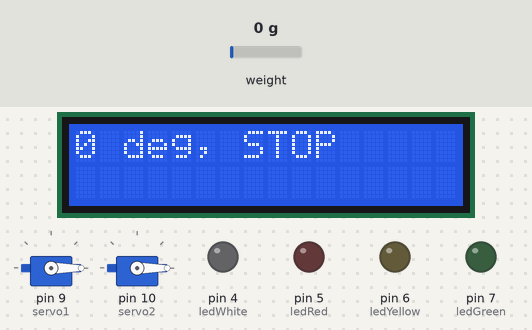
Bench run of a sketch on a simulated Arduino Uno, built with avr-gcc and run on an emulated ATmega328P. Parts: 2 × servo, 16×2 character LCD, output pins drawn as LEDs (lit = HIGH). Dashed ring = blinking. Inputs (shaded band) come from the test bench; at power-on: weight on the scale 0 g. What the sketch prints to the serial monitor is not drawn.

Above: at 7.8 s.
At 9.9 s:
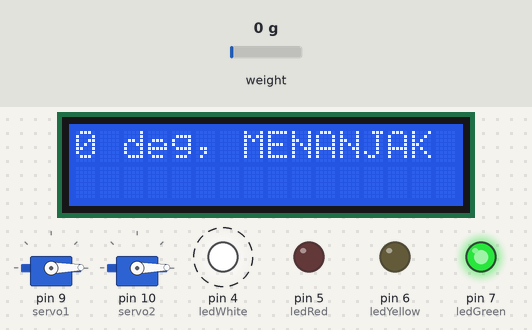
10.0 s: weight on the scale set to 3 g
At 11.7 s:
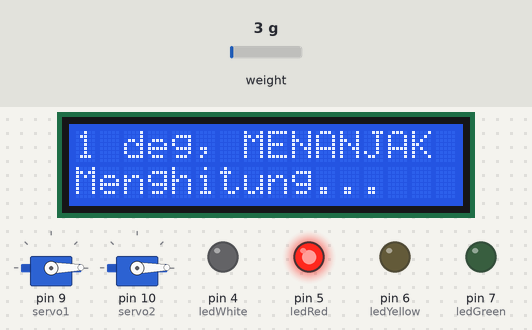
At 21.7 s:
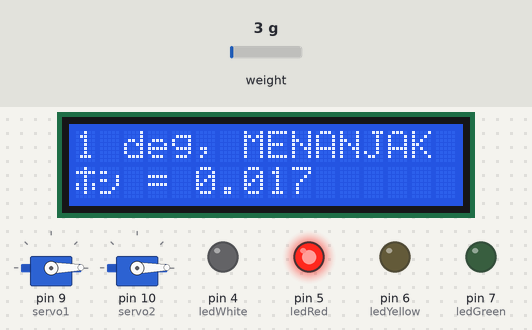
Timing chart, 0 to 32.3 s (numbered marks = the images above; inputs shaded):
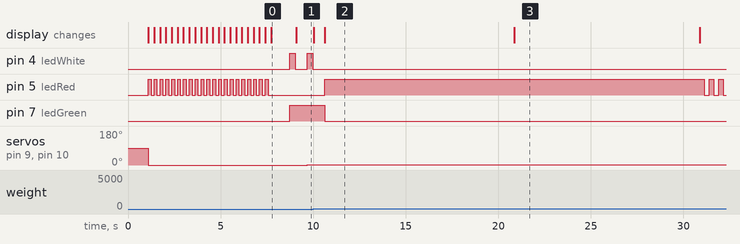

Measured:
- the behaviour switches between 1 and 2 g on weight on the scale (found by bisection; images 1 and 2)
- after the input at 10.0 s, pin 4 (ledWhite): stops changing and stays LOW; pin 5 (ledRed): LOW → HIGH after 0.64 s, then repeats every 0.52 s: LOW 0.27 s, HIGH 0.25 s
- by itself, pin 4 (ledWhite): alternates HIGH for 0.30 s and LOW for 0.65 s
- what the display in image 0 shows lasts 1.4 s, from 7.7 s to 9.1 s
- what the display in image 2 shows lasts 10.3 s, from 10.6 s to 20.9 s

The sketch:

penghitung_koef_gesek_smax_bidangmiring.ino
```cpp
#include <Servo.h>
#include <Wire.h>
#include <LiquidCrystal_I2C.h>
#include "HX711.h"

// ==== DEFINISI PERANGKAT KERAS ====
// Servo
Servo servo1;
Servo servo2;

// Load cell dan HX711
#define DT 3
#define SCK 2
HX711 scale;

// LED indikator (sesuai wiring yang telah terbukti)
#define ledWhite 4
const int ledRed = 5;
const int ledYellow = 6;
const int ledGreen = 7;

// LCD I2C (alamat 0x27, 16 kolom x 2 baris)
LiquidCrystal_I2C lcd(0x27, 16, 2);

// ==== VARIABEL SISTEM ====
int angle = 0;        // sudut bidang (dalam derajat)
int mode = 0;         // mode: 0 = STOP, 1 = MENANJAK, 2 = MELANDAI
bool loadDetected = false;  // flag jika load cell mendeteksi beban
float miu = 0.0;    // koefisien gesek
const float g = 9.8;  // percepatan gravitasi (m/s^2)
float threshold = 1.0;  // ambang deteksi load cell (gram)

// ==== SETUP ====
void setup() {
  Serial.begin(9600);

  // Pasang servo
  servo1.attach(9);
  servo2.attach(10);

  // Inisialisasi LED
  pinMode (ledWhite, OUTPUT);
  pinMode(ledRed, OUTPUT);
  pinMode(ledYellow, OUTPUT);
  pinMode(ledGreen, OUTPUT);

  // Inisialisasi LCD
  lcd.begin(16, 2);
  lcd.backlight();

  // Inisialisasi load cell
  scale.begin(DT, SCK);
  scale.set_scale(411.15); // nilai hasil kalibrasi
  scale.tare();

  // Posisi awal servo
  angle = 0;
  servo1.write(angle);
  servo2.write(angle);

  // Countdown awal 20 detik
  lcd.setCursor(0, 0);
  lcd.print("Letakkan bidang!");
  for (int i = 20; i >= 0; i--) {
    lcd.setCursor(0, 1);
    lcd.print("Mulai dalam: ");
    lcd.print(i);
    lcd.print("s ");

    // LED merah berkedip cepat
    digitalWrite(ledRed, HIGH);
    delay(150);
    digitalWrite(ledRed, LOW);
    delay(150);
  }

  // Hapus pesan dan tampilkan posisi awal
  lcd.clear();
  lcd.setCursor(0, 0);
  lcd.print("0 deg, STOP");
  delay(1000);

  mode = 1; // mulai naik
}


void flashLed(int pin) {
  digitalWrite(pin, HIGH);
  delay(300);
  digitalWrite(pin, LOW);
}

// ==== LOOP UTAMA ====
void loop() {

  if (!loadDetected) {
    if (mode == 1) { // MENANJAK
      for (int a = angle; a <= 80 && !loadDetected; a++) {
        angle = a;
        servo1.write(angle);
        servo2.write(angle);
        updateLED();
        updateDisplay("MENANJAK");
        clearBarisKedua();
        delay(500);

        float reading = scale.get_units();
        if (reading > threshold) {
          loadDetected = true;
          lcd.setCursor(0, 1);
          lcd.print("Menghitung...   "); // Tambahan tampilan
          digitalWrite(ledRed, HIGH);
          digitalWrite(ledGreen, LOW);
          digitalWrite(ledYellow, LOW);
          processLoad();
          break;
        }
      }
      if (!loadDetected) mode = 0;
    }

    else if (mode == 2) { // MELANDAI
      for (int a = angle; a >= 0 && !loadDetected; a--) {
        angle = a;
        servo1.write(angle);
        servo2.write(angle);
        updateLED();
        updateDisplay("MELANDAI");
        clearBarisKedua();
        delay(500);

        float reading = scale.get_units();
        if (reading > threshold) {
          loadDetected = true;
          lcd.setCursor(0, 1);
          lcd.print("Menghitung...   ");
          processLoad();
          break;
        }
      }
      if (!loadDetected) mode = 0;
    }

    if (angle >= 80 && !loadDetected) {
      updateDisplay("MAX!");
      digitalWrite(ledRed, HIGH);
      delay(1000);
      mode = 2;
    } else if (angle <= 0 && mode == 0 && !loadDetected) {
      updateDisplay("MAX!");
      digitalWrite(ledRed, HIGH);
      delay(1000);
      mode = 1;
    }
  }
}

// ==== PROSES LOAD ====
void processLoad() {
  unsigned long startTime = millis();
  float latestReading = 0;
  while (millis() - startTime < 10000) {
    latestReading = scale.get_units();
    delay(200);
  }

  float massa = latestReading;
  float massaKg = massa / 1000.0;
  float currentTheta = angle;
  float gaya = massaKg * g * sin(radians(currentTheta));
  float gayaNormal = massaKg * g * cos(radians(currentTheta));
  if (gayaNormal == 0) miu = 0;
  else miu = gaya / gayaNormal;

  Serial.print("Sudut: ");
  Serial.print(currentTheta);
  Serial.println(" deg");

  Serial.print("Massa: ");
  Serial.print(massa, 1);
  Serial.println(" gram");

  Serial.print("μ: ");
  Serial.println(miu, 3);

  lcd.setCursor(0, 1);
  lcd.print("μ = ");
  lcd.print(miu, 3);
  lcd.print("          ");
  delay(10000);

  for (int i = 0; i < 10; i++) {
    lcd.setCursor(0, 1);
    lcd.print("Ambil beban     ");
    digitalWrite(ledRed, HIGH);
    delay(250);
    digitalWrite(ledRed, LOW);
    delay(250);
  }

  // === RESET SISTEM ===
  lcd.setCursor(0, 1);
  lcd.print("Reset posisi... ");
  angle = 0;
  servo1.write(angle);
  servo2.write(angle);
  digitalWrite(ledYellow, HIGH);
  digitalWrite(ledGreen, LOW);
  delay(10000);//silakan letak beban lagi di bidang miring
  digitalWrite(ledYellow, LOW);

  clearBarisKedua();
  loadDetected = false;
  mode = 1;
}

// ==== LCD & LED SUPPORT ====
void updateDisplay(String status) {
  lcd.setCursor(0, 0);
  lcd.print("                ");
  lcd.setCursor(0, 0);
  lcd.print(String(angle) + " deg, " + status);

  Serial.print("Sudut: ");
  Serial.print(angle);
  Serial.print(" deg, Status: ");
  Serial.println(status);
}

void clearBarisKedua() {
  lcd.setCursor(0, 1);
  lcd.print("                ");
}

void updateLED() {
  // Reset semua LED
  digitalWrite(ledRed, LOW);
  digitalWrite(ledYellow, LOW);
  digitalWrite(ledGreen, LOW);

  // mode 0 (STOP) → kuning
  // mode 1 (MENANJAK) → hijau
  // mode 2 (MELANDAI) → kuning (DIPERBAIKI)
  if (mode == 0) {
    digitalWrite(ledYellow, HIGH);
    flashLed(ledWhite);}
  else if (mode == 1) {
    digitalWrite(ledGreen, HIGH);
    flashLed(ledWhite);}
  else if (mode == 2) {
    digitalWrite(ledYellow, HIGH);  // perbaikan!
    flashLed(ledWhite);}
}
```
